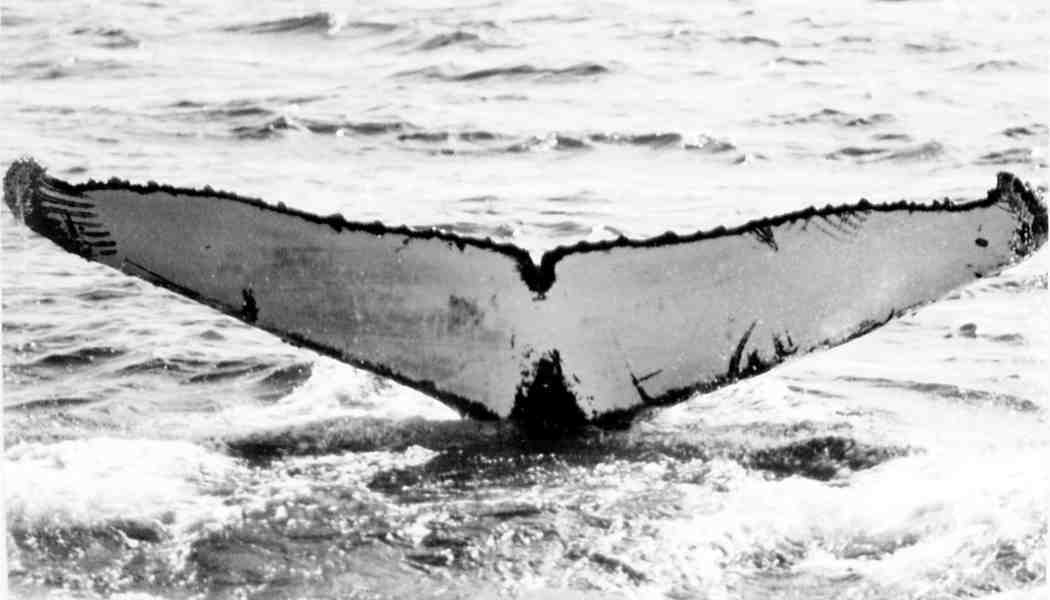
#> input picture 0a0b2a01.jpg, 1050 x 600 px
$ jupyter execute 'Deep Learning.ipynb'   (shell and % lines are left out)   (older library calls are emulated)
#> lines starting #> are read from the running program, lines starting #| are printed output that depends on the picture; after the words box and inside, x2 and y2 are one past the last pixel; in counts of white or black regions, pixels touching at a corner belong together
[cell 1]
import cv2
import os
from matplotlib import pyplot as plt
import numpy as np

[cell 2]
img = cv2.imread("0a0b2a01.jpg")
#> img is the input picture: shape (600, 1050, 3); min 0, max 255, mean 193.2

gray = cv2.cvtColor(img, cv2.COLOR_BGR2GRAY)

gradX = cv2.Sobel(gray, ddepth=cv2.CV_32F, dx=1, dy=0, ksize=3)
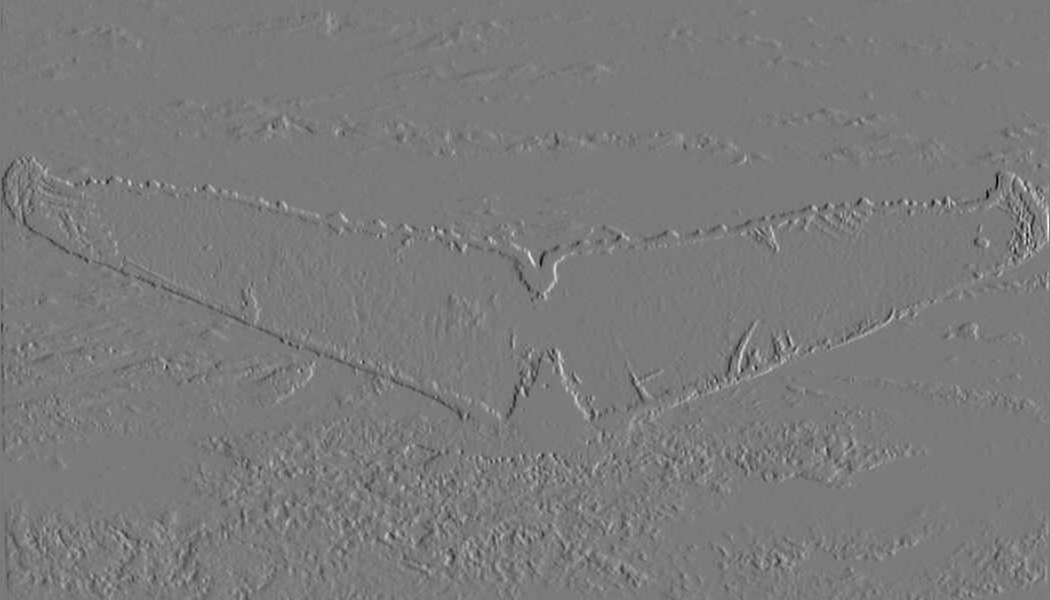
#> gradX: shape (600, 1050) float32; min -794, max 851, mean 0.1; drawn with min black and max white
gradY = cv2.Sobel(gray, ddepth=cv2.CV_32F, dx=0, dy=1, ksize=3)
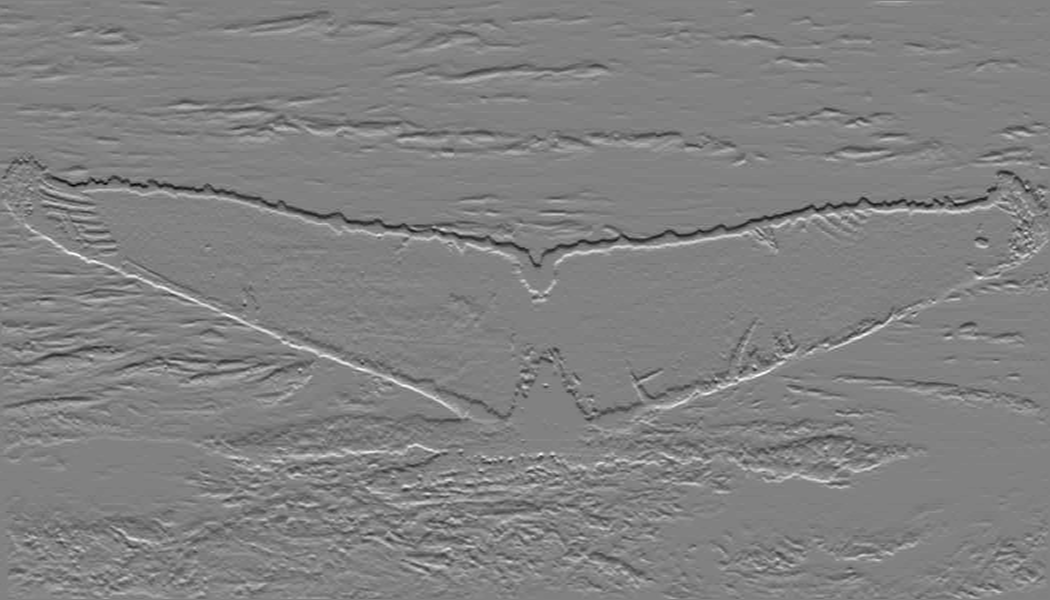
#> gradY: shape (600, 1050) float32; min -701, max 680, mean -0.4; drawn with min black and max white

            # subtract the y-gradient from the x-gradient
gradient = cv2.subtract(gradX, gradY)
gradient = cv2.convertScaleAbs(gradient)
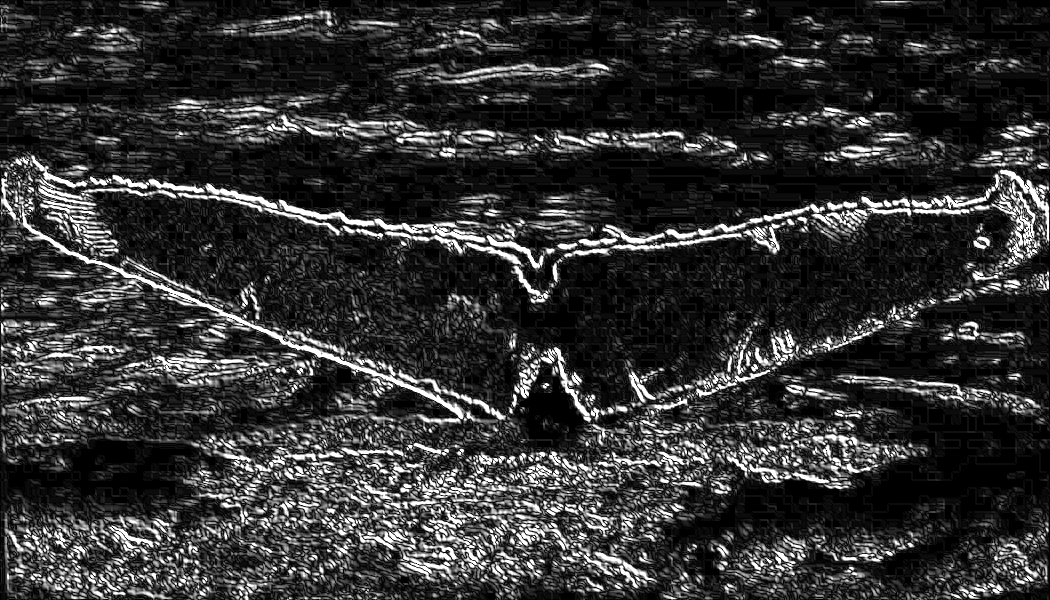
#> gradient: shape (600, 1050); min 0, max 255, mean 50.4
(_, thresh) = cv2.threshold(gradient, 100, 255, cv2.THRESH_BINARY)
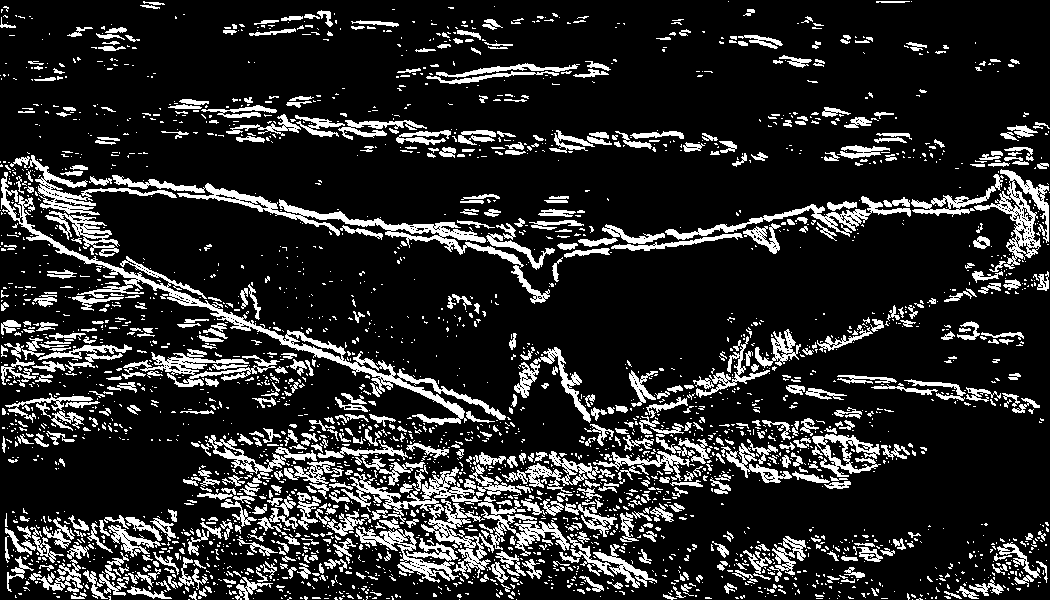
#> thresh: shape (600, 1050); 16.2% white; 3073 white regions (2431 under 20 px), largest, box (x1, y1, x2, y2) and area: (1, 172, 506, 425) 5839, (341, 473, 570, 579) 4118, (112, 175, 524, 268) 3879

thresh = cv2.dilate(thresh, None, iterations=1)
#> thresh: shape (600, 1050); 32.2% white; 585 white regions (250 under 20 px), largest, box (x1, y1, x2, y2) and area: (0, 146, 1050, 600) 135431, (206, 113, 517, 147) 4679, (716, 531, 923, 598) 4553
thresh = cv2.dilate(thresh, None, iterations=1)
#> thresh: shape (600, 1050); 41.7% white; 281 white regions, largest, box (x1, y1, x2, y2) and area: (0, 145, 1050, 600) 187253, (166, 94, 739, 160) 13350, (709, 525, 924, 599) 6454
thresh = cv2.erode(thresh, None, iterations=1)
#> thresh: shape (600, 1050); 34.4% white; 332 white regions (125 under 20 px), largest, box (x1, y1, x2, y2) and area: (0, 146, 1050, 600) 153626, (167, 95, 547, 159) 8103, (0, 316, 159, 393) 6033
thresh = cv2.erode(thresh, None, iterations=1)
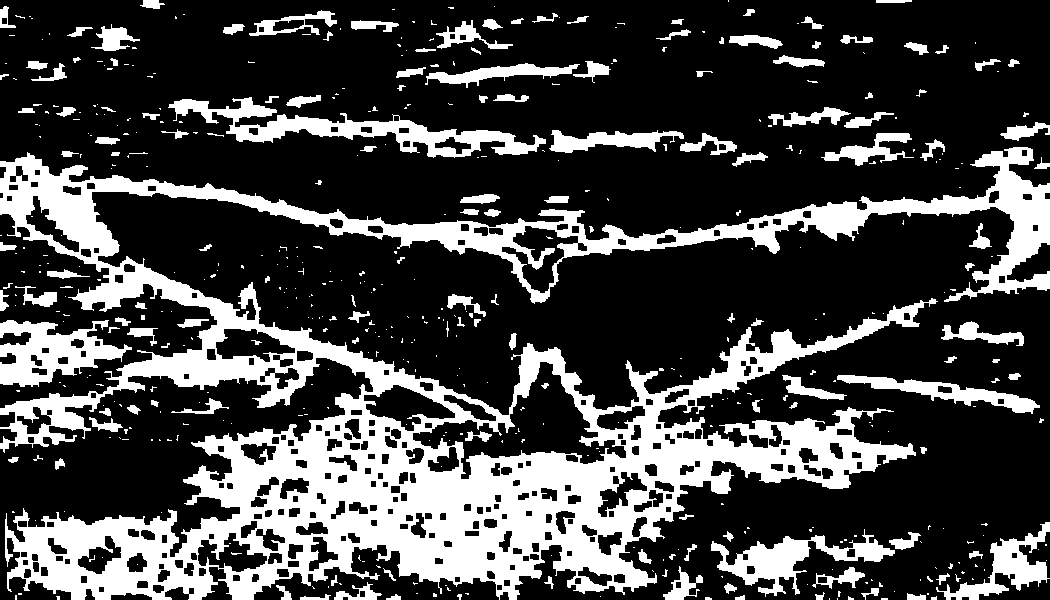
#> thresh: shape (600, 1050); 27% white; 506 white regions (355 under 20 px)

image, contours, hierarchy = cv2.findContours(thresh, cv2.RETR_TREE,
                                                          cv2.CHAIN_APPROX_SIMPLE)  # use cv2.RETR_TREE to locate and lock the tail
#> contours = 787 contours, 390 with area under 20; largest, box (x1, y1, x2, y2) and area: (0, 147, 1050, 600) 157503, (412, 361, 627, 480) 8378, (168, 97, 546, 158) 6182, (0, 320, 132, 387) 4650, (711, 529, 895, 597) 3614
img = cv2.drawContours(img, contours, -1, (0, 255, 0), 5)
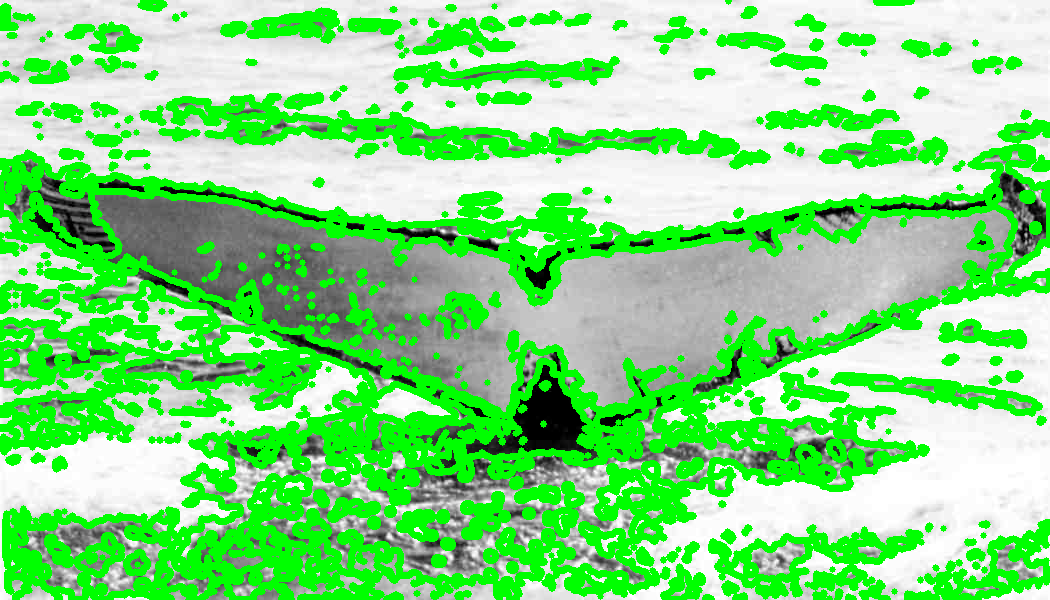
#> img: shape (600, 1050, 3); mean B, G, R 131.8, 221.6, 131.8

v = img.shape[0] # vertial pixels
#> v = 600
h = img.shape[1] # horizontal pixels
#> h = 1050
h_factor = 2

            #find edges with Canny algorism
canny_edges = cv2.Canny(img,300,300)
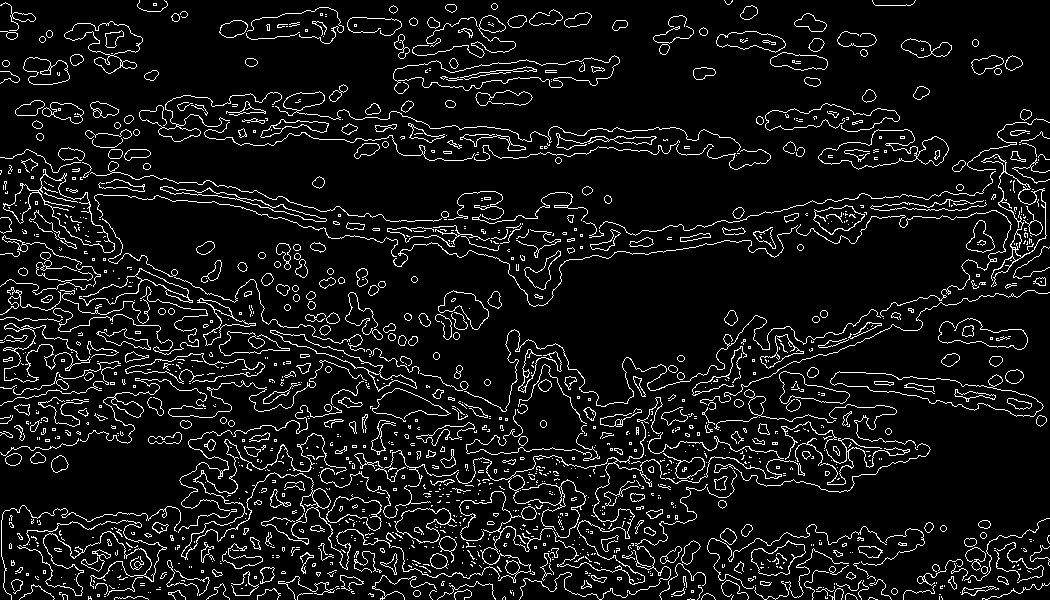
#> canny_edges: shape (600, 1050); 8% white in thin lines or dots

if v < h/h_factor:
    fill_length = int(abs(h/h_factor-v)*0.5)#np.random.rand()) # for upper filling

    fill = np.zeros(fill_length* h).reshape(fill_length, h) # black rectangle for upper filling

    canny_edges = np.r_[fill,canny_edges,fill] # fill with black rectangle
    img = np.r_[fill,img,fill] # fill with black rectangle

ver = int(h/h_factor)
#> ver = 525
cnt = []
for i in range(canny_edges.shape[0]-ver+2):
    cnt.append(canny_edges[i:i+ver,:].sum()/255)
#> after the loop, cnt = 77 values, max 46427 at index 75, min 40978 at index 0, mean 43913.9

cnt_arr = np.array(cnt)
#> cnt_arr has the same summary as cnt
i = cnt_arr.argmax()
#> i = 75

canny_edges = cv2.Canny(img, 300, 300)
plt.imshow(canny_edges)
